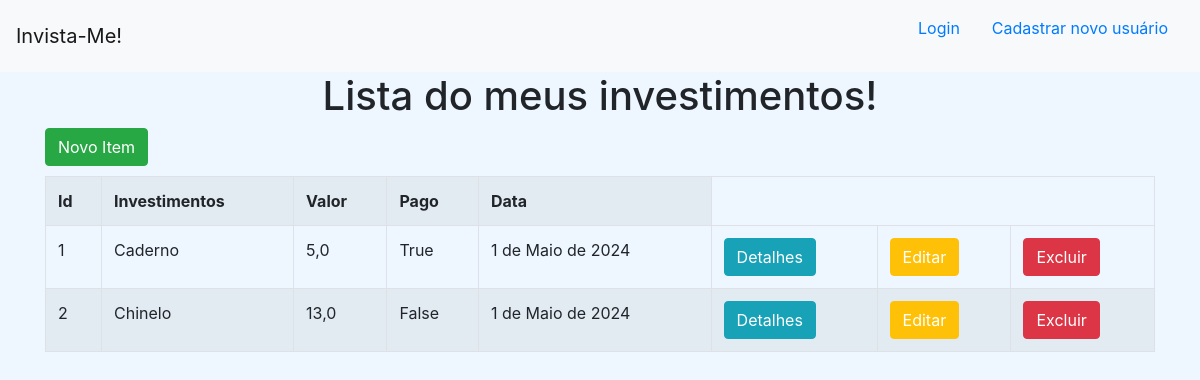
The page /lista_investimentos/ on the database as committed earlier.
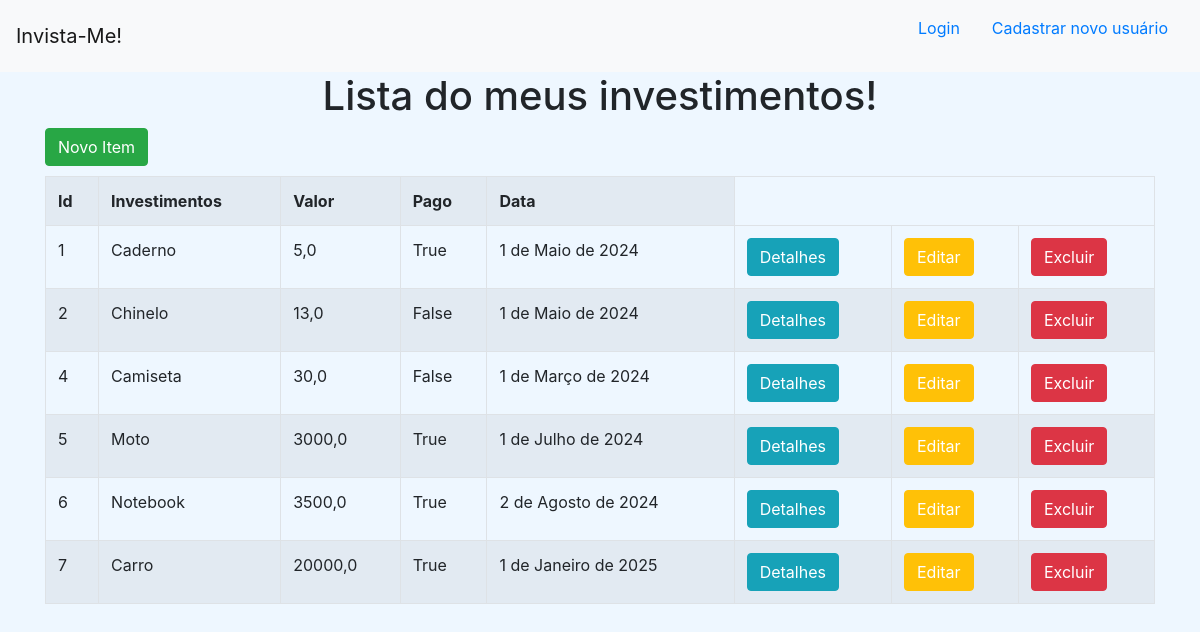
The same page on the database as committed later.
### invista_me/models.py (models this page shows)
class Investimentos(models.Model):
    Investimento = models.TextField(max_length=255)
    valor = models.FloatField()
    pago = models.BooleanField(default=False)
    data = models.DateField(default=datetime.now)

### invista_me/views.py (the view)
# urls.py: path('lista_investimentos/', invista_me_views.lista_investimentos, name='lista_investimentos'),
def lista_investimentos(request):
    dados = {
        'dados': Investimentos.objects.all()
    }
    return render(request, 'investimentos/lista_investimentos.html', context=dados)

### invista_me/templates/investimentos/lista_investimentos.html (shortened to what this page needs)
<!DOCTYPE html>
<html lang="pt-br">
<head>
</head>
<body>
    {% extends 'investimentos/base.html' %}
    {% block conteudo %}
    <h1 style="text-align: center;">Lista do meus investimentos!</h1>
    <div class="container">
        <button class="btn btn-success" style="margin-bottom: 10px;"><a style="color: white;" href="{% url 'novo_investimento' %}">Novo Item</a></button>
        <table class="table table-striped table-bordered">
            <tr>
                <th>Id</th>
                <th>Investimentos</th>
                <th>Valor</th>
                <th>Pago</th>
                <th>Data</th>
            </tr>
            {% for dado in dados %}
            <tr>
                <td>{{ dado.id }}</td>
                <td>{{ dado.Investimento }}</td>
                <td>{{ dado.valor }}</td>
                <td>{{ dado.pago }}</td>
                <td>{{ dado.data }}</td>
                <td><button class="btn btn-info"><a style="color: white;" href="{% url 'detalhes' dado.id %}">Detalhes</a></button></td>
                <td><button class="btn btn-warning"><a style="color: white;" href="{% url 'editar' dado.id %}">Editar</a></button></td>
                <td><button class="btn btn-danger"><a style="color: white;" href="{% url 'excluir' dado.id %}">Excluir</a></button></td>
            </tr>
            {% endfor %}
        </table>
    </div>
    {% endblock %}

### invista_me/templates/investimentos/base.html (shortened to what this page needs)
<!doctype html>
<html lang="pt-br">
  <head>
    <link rel="stylesheet" href="https://cdn.jsdelivr.net/npm/bootstrap@4.6.2/dist/css/bootstrap.min.css">
  </head>
  <body style="background-color: rgba(190, 224, 255, 0.253);">
    <nav class="navbar navbar-light bg-light">
        <a class="navbar-brand" href="{% url 'lista_investimentos' %}">Invista-Me!</a>
        <ul style="list-style: none;">
        {% if user.is_authenticated %}
          <li style="float: left;">
            <strong class="nav-item nav-link">Bem-vindo {{ user.get_username }}</strong>
          </li>
          <li style="float: left;">
            <form action="{% url 'logout' %}" method="post">
              {% csrf_token %}
              <button class="btn btn-secondary">Sair</button>
            </form>
          </li>
        {% else %}
          <li style="float: left;">
            <a class="nav-item nav-link" href="{% url 'login' %}">Login</a>
          </li>
          <li style="float: left;">
            <a class="nav-item nav-link" href="{% url 'novo_usuario' %}">Cadastrar novo usuário</a>
          </li>
        {% endif %}
        </ul>
    </nav>
    {% block conteudo %}
    {% endblock %}
  </body>
</html>

Rows that differ between the two databases and show on the page:
added Investimentos: id "4", Investimento "Camiseta", valor "30,0", pago "False", data "1 de Março de 2024"
added Investimentos: id "5", Investimento "Moto", valor "3000,0", pago "True", data "1 de Julho de 2024"
added Investimentos: id "6", Investimento "Notebook", valor "3500,0", pago "True", data "2 de Agosto de 2024"
added Investimentos: id "7", Investimento "Carro", valor "20000,0", pago "True", data "1 de Janeiro de 2025"
